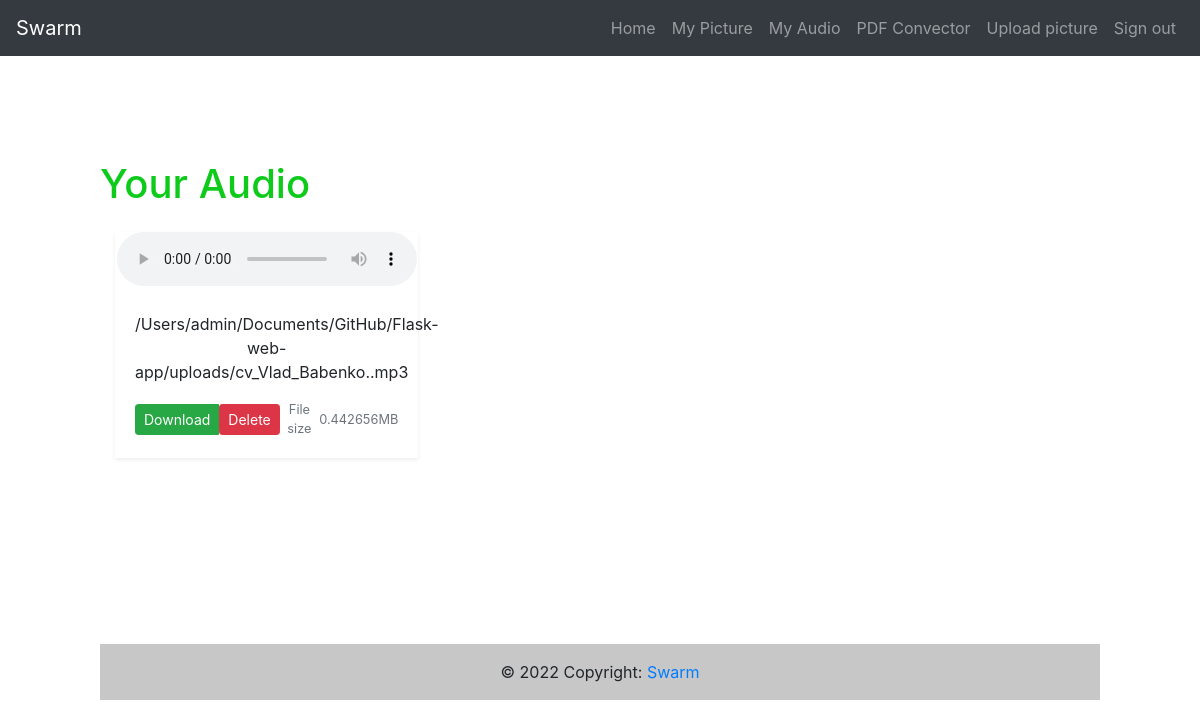
The app's page /audios (signed in), older data.
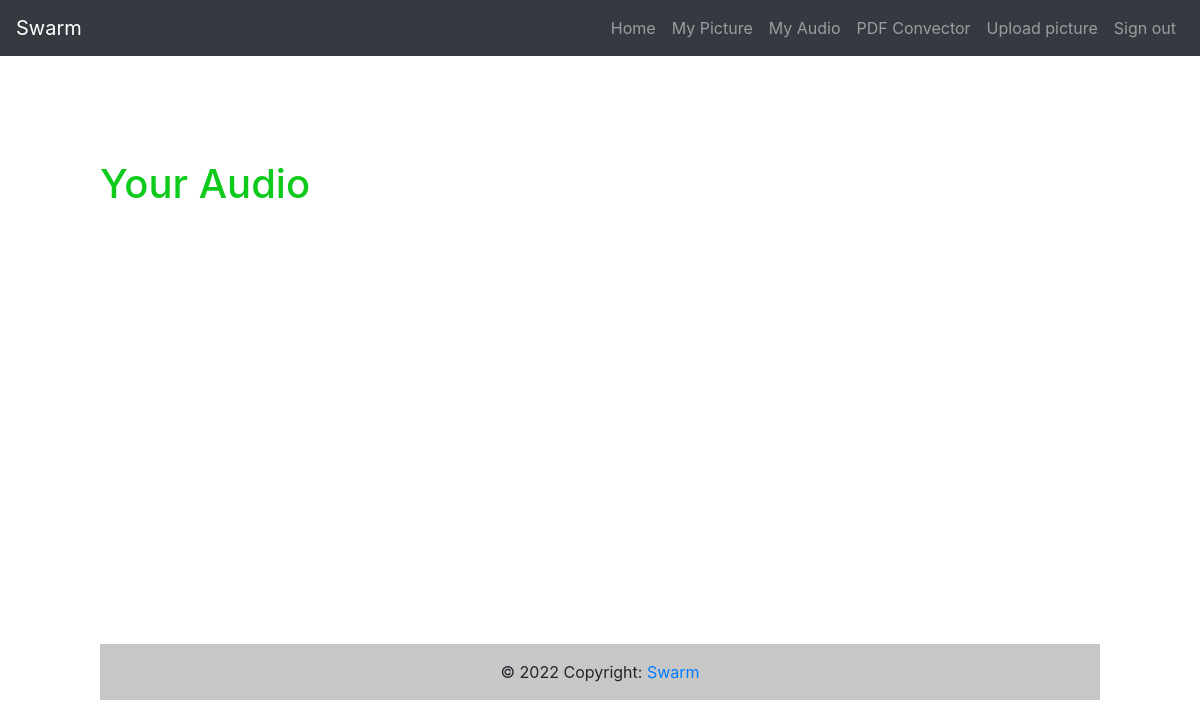
The same page, newer data.
### src/models.py (models this page shows)
class Audio(db.Model):
    __tablename__ = 'audios'
    id = db.Column(db.Integer, primary_key=True)
    path = db.Column(db.String(350), unique=True, nullable=False)
    description = db.Column(db.String(300), nullable=False)
    size = db.Column(db.Integer, nullable=False)
    user_id = db.Column(db.Integer, ForeignKey('users.id'), nullable=False)
    user = relationship('User', cascade='all, delete', back_populates='audios')

### src/routes.py (the view)
@app.route('/audios', strict_slashes=False)
def audios():
    auth = True if 'username' in session else False
    if not auth:
        return redirect(request.url)
    audios_user = mp3.get_audios_user(session['username']['id'])
    print(audios_user)
    return render_template('pages/audios.html', auth=auth, audios=audios_user)

### src/repository/mp3.py (called while the page is built)
def get_audios_user(user_id):
    return db.session.query(models.Audio).filter(models.Audio.user_id == user_id).all()

### src/routes.py (called while the page is built)
@app.before_request
def before_func():
    auth = True if 'username' in session else False
    if not auth:
        token_user = request.cookies.get('username')
        if token_user:
            user = users.get_user_by_token(token_user)
            if user:
                session['username'] = {"username": user.username, "id": user.id}

### src/templates/pages/audios.html (shortened to what this page needs)
{% extends "base.html" %}
{% block content %}
<div class="container">
    <div class="row mb-3">
        <h1>Your Audio</h1>
    </div>
    <div class="row">
        {% for audio in audios %}
        <div class="col-md-4">
            <div class="audio_item mb-4 shadow-sm">
                <audio controls>
                    <source src="{{audio.path}}" type="audio/mpeg">
                </audio>
                <div class="card-body">
                    <p class="card-text">{{audio.description}}</p>
                    <div class="d-flex justify-content-between align-items-center">
                        <div class="btn-group">
                            <a class="btn btn-sm btn-success" href="#" download="{{audio.path}}"
                            >Download</a
                            >
                            <form action="/audios/delete/{{audio.id}}" method="post">
                                <button class="btn btn-sm btn-danger">
                                    Delete
                                </button>
                            </form>
                        </div>
                        <small class="text-muted">File size</small>
                        <small class="text-muted">{{(audio.size)/1000000}} </small>
                        <small class="text-muted">MB</small>
                    </div>
                </div>
            </div>
        </div>
        {% endfor %}
    </div>
</div>
{% endblock %}

### src/templates/base.html (shortened to what this page needs)
<!DOCTYPE html>
<html>
<head>
    <link rel="stylesheet" href="{{ url_for('static', filename='style.css') }}"/>
    <link
            rel="stylesheet"
            href="https://stackpath.bootstrapcdn.com/bootstrap/4.5.0/css/bootstrap.min.css"
    />
</head>
<body>
<nav class="navbar navbar-expand-md navbar-dark bg-dark fixed-top">
    <div class="navbar-brand">Swarm</div>
    <div class="collapse navbar-collapse" id="navbarsExampleDefault">
        <ul class="navbar-nav ml-auto">
            <li class="nav-item"><a class="nav-link" href="/">Home</a></li>
            {% if auth %}
            <li class="nav-item">
                <a class="nav-link" href="/pictures">My Picture</a>
            </li>
            <li class="nav-item">
                <a class="nav-link" href="/audios">My Audio</a>
            </li>
            <li class="nav-item">
                <a class="nav-link" href="/pdf_convector">PDF Convector</a>
            </li>
            <li class="nav-item">
                <a class="nav-link" href="/pictures/upload">Upload picture</a>
            </li>
            <li class="nav-item">
                <a class="nav-link" href="/logout">Sign out</a>
            </li>
            {% endif %}
        </ul>
</nav>
<main class="template" role="main">
    {% block content %}
    {% endblock %}
</main>
<footer class="bg-light text-center text-black">
  <div class="text-center p-3" style="background-color: rgba(0, 0, 0, 0.2);">
    © 2022 Copyright:
    <a class="text-black" href="https://github.com/vlad-bb/Flask-web-app">Swarm</a>
  </div>
</footer>
</body>
</html>

### src/static/style.css (style rules this page uses)
body, html { padding: 5rem 50px 50px; font: 16px "Lucida Grande", Helvetica, Arial, sans-serif; display: flex; height: 100%; flex-direction: column; align-items: stretch; justify-content: center; align-content: center; }
a { color: #00B7FF; }
h1 { color: #0DCA1B; }
.template { text-align: center; height: 100%; width: 100%; }

Row changes from the older to the newer data that the page shows:
no longer on this page (row edited): Audio: description "/Users/admin/Documents/GitHub/Flask-web-app/uploads/cv_Vlad_Babenko..mp3", (audio.size)/1000000 "0.442656"
